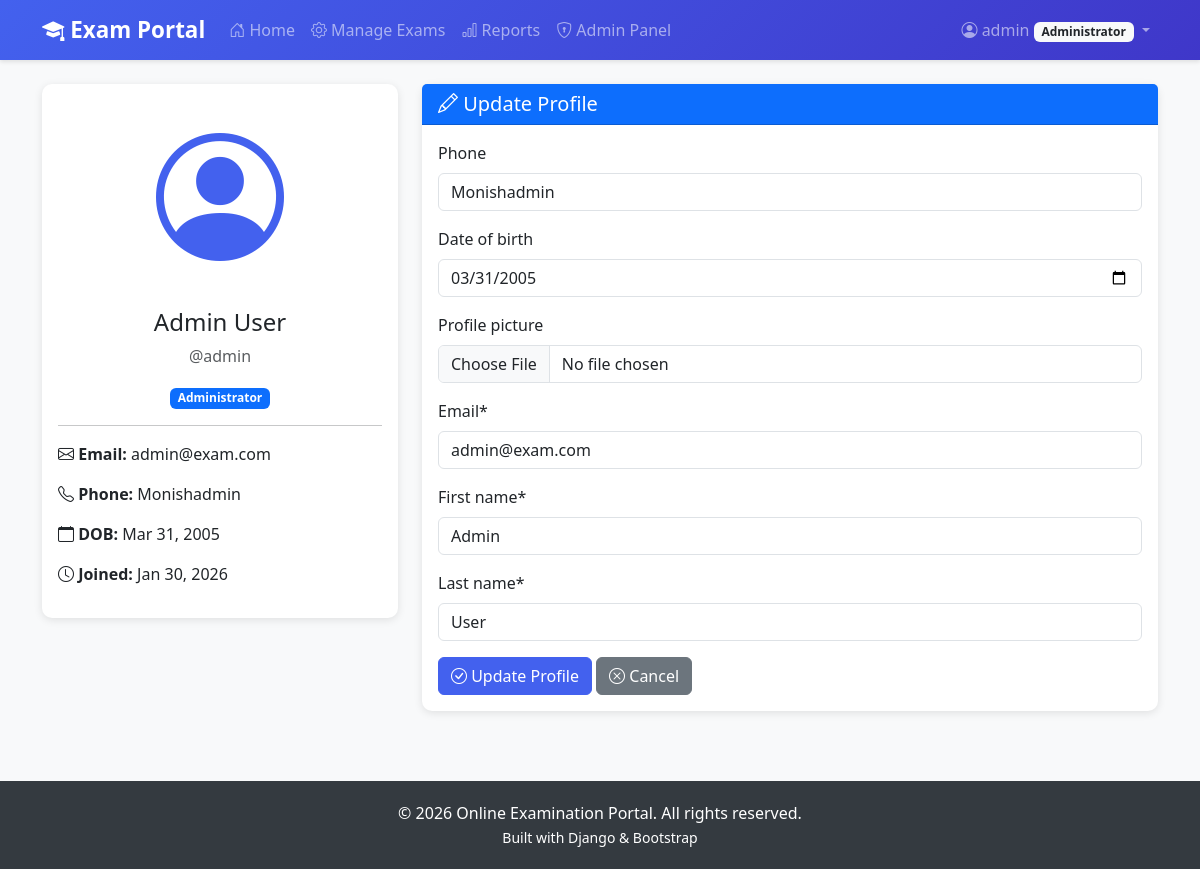
/accounts/profile/ (signed in), run on the app's committed database.
### accounts/models.py (models this page shows, shortened)
class Profile(models.Model):
    ROLE_CHOICES = [
        ('student', 'Student'),
        ('admin', 'Administrator'),
    ]
    user = models.OneToOneField(User, on_delete=models.CASCADE)
    role = models.CharField(max_length=10, choices=ROLE_CHOICES, default='student')
    phone = models.CharField(max_length=15, blank=True)
    date_of_birth = models.DateField(null=True, blank=True)
    profile_picture = models.ImageField(upload_to='profiles/', blank=True, null=True)
    created_at = models.DateTimeField(auto_now_add=True)
    updated_at = models.DateTimeField(auto_now=True)
    @property
    def is_admin(self):
        return self.role == 'admin'
    @property
    def is_student(self):
        return self.role == 'student'

### accounts/views.py (the view)
# urls.py: path('profile/', views.profile, name='profile'),
@login_required
def profile(request):
    if request.method == 'POST':
        form = ProfileUpdateForm(request.POST, request.FILES, instance=request.user.profile)
        if form.is_valid():
            user = request.user
            user.email = form.cleaned_data['email']
            user.first_name = form.cleaned_data['first_name']
            user.last_name = form.cleaned_data['last_name']
            user.save()
            form.save()
            messages.success(request, 'Your profile has been updated successfully!')
            return redirect('profile')
    else:
        form = ProfileUpdateForm(instance=request.user.profile)
    context = {
        'form': form,
        'profile': request.user.profile
    }
    return render(request, 'accounts/profile.html', context)

### accounts/forms.py
class ProfileUpdateForm(forms.ModelForm):
    email = forms.EmailField(required=True)
    first_name = forms.CharField(max_length=30, required=True)
    last_name = forms.CharField(max_length=30, required=True)
    class Meta:
        model = Profile
        fields = ['phone', 'date_of_birth', 'profile_picture']
        widgets = {
            'date_of_birth': forms.DateInput(attrs={'type': 'date'}),
        }
    def __init__(self, *args, **kwargs):
        super().__init__(*args, **kwargs)
        if self.instance and self.instance.user:
            self.fields['email'].initial = self.instance.user.email
            self.fields['first_name'].initial = self.instance.user.first_name
            self.fields['last_name'].initial = self.instance.user.last_name

### templates/accounts/profile.html (shortened to what this page needs)
{% extends 'base.html' %}
{% load crispy_forms_tags %}
{% block content %}
<div class="row">
    <div class="col-md-4">
        <div class="card">
            <div class="card-body text-center">
                {% if profile.profile_picture %}
                    <img src="{{ profile.profile_picture.url }}" alt="Profile" class="rounded-circle mb-3" style="width: 150px; height: 150px; object-fit: cover;">
                {% else %}
                    <i class="bi bi-person-circle" style="font-size: 8rem; color: var(--primary-color);"></i>
                {% endif %}
                <h4 class="mt-3">{{ user.get_full_name|default:user.username }}</h4>
                <p class="text-muted">@{{ user.username }}</p>
                <span class="badge bg-primary">{{ profile.get_role_display }}</span>
                <hr>
                <div class="text-start">
                    <p><i class="bi bi-envelope"></i> <strong>Email:</strong> {{ user.email }}</p>
                    {% if profile.phone %}
                    <p><i class="bi bi-telephone"></i> <strong>Phone:</strong> {{ profile.phone }}</p>
                    {% endif %}
                    {% if profile.date_of_birth %}
                    <p><i class="bi bi-calendar"></i> <strong>DOB:</strong> {{ profile.date_of_birth|date:"M d, Y" }}</p>
                    {% endif %}
                    <p><i class="bi bi-clock"></i> <strong>Joined:</strong> {{ profile.created_at|date:"M d, Y" }}</p>
                </div>
            </div>
        </div>
    </div>
    <div class="col-md-8">
        <div class="card">
            <div class="card-header bg-primary text-white">
                <h5 class="mb-0"><i class="bi bi-pencil"></i> Update Profile</h5>
            </div>
            <div class="card-body">
                <form method="post" enctype="multipart/form-data">
                    {{ form|crispy }}
                    <button type="submit" class="btn btn-primary">
                        <i class="bi bi-check-circle"></i> Update Profile
                    </button>
                    <a href="{% url 'home' %}" class="btn btn-secondary">
                        <i class="bi bi-x-circle"></i> Cancel
                    </a>
                </form>
            </div>
        </div>
    </div>
</div>
{% endblock %}

### templates/base.html (shortened to what this page needs)
<!DOCTYPE html>
<html lang="en">
<head>
    <link href="https://cdn.jsdelivr.net/npm/bootstrap@5.3.0/dist/css/bootstrap.min.css" rel="stylesheet">
    <link rel="stylesheet" href="https://cdn.jsdelivr.net/npm/bootstrap-icons@1.10.0/font/bootstrap-icons.css">
</head>
<body>
    <nav class="navbar navbar-expand-lg navbar-dark">
        <div class="container">
            <a class="navbar-brand" href="{% url 'home' %}">
                <i class="bi bi-mortarboard-fill"></i> Exam Portal
            </a>
            <div class="collapse navbar-collapse" id="navbarNav">
                <ul class="navbar-nav me-auto">
                    {% if user.is_authenticated %}
                        <li class="nav-item">
                            <a class="nav-link" href="{% url 'home' %}">
                                <i class="bi bi-house-door"></i> Home
                            </a>
                        </li>
                        {% if user.profile.is_admin %}
                        <li class="nav-item">
                            <a class="nav-link" href="{% url 'manage_exams' %}">
                                <i class="bi bi-gear"></i> Manage Exams
                            </a>
                        </li>
                        <li class="nav-item">
                            <a class="nav-link" href="{% url 'exam_reports' %}">
                                <i class="bi bi-bar-chart"></i> Reports
                            </a>
                        </li>
                        <li class="nav-item">
                            <a class="nav-link" href="/admin/" target="_blank">
                                <i class="bi bi-shield-lock"></i> Admin Panel
                            </a>
                        </li>
                        {% endif %}
                    {% endif %}
                </ul>
                <ul class="navbar-nav">
                    {% if user.is_authenticated %}
                        <li class="nav-item dropdown">
                            <a class="nav-link dropdown-toggle" href="#" id="userDropdown" role="button" data-bs-toggle="dropdown">
                                <i class="bi bi-person-circle"></i> {{ user.username }}
                                <span class="badge bg-light text-dark">{{ user.profile.get_role_display }}</span>
                            </a>
                        </li>
                    {% endif %}
                </ul>
            </div>
        </div>
    </nav>
    <main class="container my-4">
        {% block content %}{% endblock %}
    </main>
    <footer class="footer text-center">
        <div class="container">
            <p class="mb-0">&copy; 2026 Online Examination Portal. All rights reserved.</p>
            <p class="mb-0">
                <small>Built with Django & Bootstrap</small>
            </p>
        </div>
    </footer>
</body>
</html>

### templates/base.html (style rules this page uses)
:root { --primary-color: #4361ee; --secondary-color: #3f37c9; --success-color: #06d6a0; --danger-color: #ef476f; --warning-color: #ffd60a; --light-bg: #f8f9fa; }
body { font-family: 'Segoe UI', Tahoma, Geneva, Verdana, sans-serif; background-color: var(--light-bg); }
.navbar { background: linear-gradient(135deg, var(--primary-color) 0%, var(--secondary-color) 100%); box-shadow: 0 2px 4px rgba(0,0,0,0.1); }
.navbar-brand { font-weight: bold; font-size: 1.4rem; }
.card { border: none; border-radius: 10px; box-shadow: 0 2px 8px rgba(0,0,0,0.1); margin-bottom: 20px; transition: transform 0.2s; }
.btn-primary { background-color: var(--primary-color); border-color: var(--primary-color); }
.footer { background-color: #343a40; color: white; padding: 20px 0; margin-top: 50px; }

### data on the page
Profile: role "Administrator", phone "Monishadmin", date_of_birth "Mar 31, 2005", created_at "Jan 30, 2026", date_of_birth "03/31/2005"

### other printed values
{{ user.username }} "admin"
{{ user.profile.get_role_display }} "Administrator"
{{ user.get_full_name|default:user.username }} "Admin User"
{{ user.email }} "admin@exam.com"
